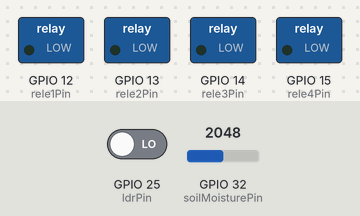
Simulated run of this sketch. Board: ESP32. On the bench: switched loads named in the sketch (green lamp = pin HIGH). The inputs (shaded band) are chosen by the test bench; at power-on: GPIO 25 (ldrPin) LOW, GPIO 32 (soilMoisturePin) = 2048. WiFi joins after 1.5 s; servers stay silent unless stated; uploads are accepted with an empty reply; the local clock reads 2024-03-15 10:24:30 at power-on unless the sketch sets it; what the sketch prints to the serial monitor is not drawn.

Above: at 2.8 s.
2.9 s: GPIO 25 (ldrPin) driven HIGH
7.1 s: GPIO 25 (ldrPin) driven LOW
At 7.1 s:
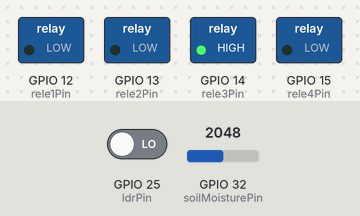
At 10.7 s:
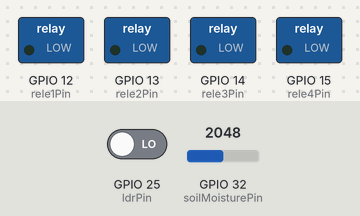
Timing chart, 0 to 12.2 s (numbered marks = the images above; inputs shaded):
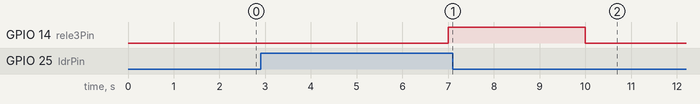

The sketch:

codigoesp.ino
```cpp
#include <Arduino.h>
#include <Wire.h>
#include <DHT12.h>
#include <WiFi.h>
#include <WiFiClientSecure.h>
#include <HTTPClient.h>
#include <cfloat>
#include <time.h>

// Filtro Média Móvel
class MovingAverageFilter {
public:
    MovingAverageFilter(int size = 10)
        : size(size), position(0), sum(0), full(false), lowerBandThreshold(-FLT_MAX), upperBandThreshold(FLT_MAX) {
        buffer = new float[size];
        for (int i = 0; i < size; i++) {
            buffer[i] = 0;
        }
    }

    ~MovingAverageFilter() {
        delete[] buffer;
    }

    float add(float value) {
        float currentAverage = (full) ? sum / size : sum / (position + 1);

        // Bandpass filter
        float difference = abs(value - currentAverage);
        if (difference < lowerBandThreshold || difference > upperBandThreshold) {
            value = currentAverage; // This could be set to another strategy if needed
        }

        if (full) {
            sum -= buffer[position];
        }

        sum += value;
        buffer[position] = value;

        position++;
        if (position >= size) {
            position = 0;
            full = true;
        }

        return currentAverage;
    }

    // Método adicionado para obter o valor médio atual
    float getAverage() const {
        return (full) ? sum / size : sum / (position + 1);
    }

    void setBandpassThresholds(float lowerThreshold, float upperThreshold) {
        lowerBandThreshold = lowerThreshold;
        upperBandThreshold = upperThreshold;
    }

    void disableBandpassFilter() {
        lowerBandThreshold = -FLT_MAX;
        upperBandThreshold = FLT_MAX;
    }

private:
    float* buffer;
    int size;
    int position;
    float sum;
    bool full;

    float lowerBandThreshold;
    float upperBandThreshold;
};


// Configuração de hora
const char* ntpServer = "pool.ntp.org";
const long  gmtOffset_sec = -10800;    // Offset em segundos para sua zona de tempo local
const int   daylightOffset_sec = 0; // Ajuste para horário de verão, se necessário
static String ultimaHoraAtual = "";
static time_t ultimoTempoObtido = 0;
static unsigned long ultimoObtidoMillis = 0;
const unsigned long INTERVALO_OBTENCAO_HORA = 3600000;  // 1 hora em milissegundos

// Replace with your network credentials
const char* ssid     = "Wavica";
const char* password = "wag859702";

// REPLACE with your Domain name and URL path or IP address with path
const char* serverName = "https://meteorotech.000webhostapp.com/esp-post-data.php";

// Keep this API Key value to be compatible with the PHP code provided in the project page.
// If you change the apiKeyValue value, the PHP file /post-esp-data.php also needs to have the same key
String apiKeyValue = "tPmAT5Ab3j7F9";


// Pinos dos relés
const int rele1Pin = 12; //pino para o Relé 1
const int rele2Pin = 13; //pino para o Relé 2
const int rele3Pin = 14; //pino para o Relé 3
const int rele4Pin = 15; //pino para o Relé 4

bool rele1Estado = LOW; // Estado inicial do Relé 1
bool rele2Estado = LOW; // Estado inicial do Relé 2
bool rele3Estado = LOW; // Estado inicial do Relé 3
bool rele4Estado = LOW; // Estado inicial do Relé 4
bool redeDisponivel = false;

// Pino de I2C para o sensor DHT12

#define SDA_PIN 21
#define SCL_PIN 22

//Temperatura Máxima e Mínima

#define TEMP_MAX 27
#define TEMP_MIN 23

// Instantiate Wire for generic use at 400kHz
TwoWire I2Cone = TwoWire(0);
// Instantiate Wire for generic use at 100kHz
TwoWire I2Ctwo = TwoWire(1);

// Pino do sensor LDR
const int ldrPin = 25;

// Pino conectado ao sensor de umidade do solo
const int soilMoisturePin = 32;

MovingAverageFilter FiltroTemp;
MovingAverageFilter FiltroUmid;
MovingAverageFilter FiltroLDR;
MovingAverageFilter FiltroUmidSolo;
DHT12 dht12(&I2Ctwo, SDA_PIN, SCL_PIN);
//Preferences preferences;

void setup() {
  I2Cone.begin(21,22,9600); // Testar com I2Ctwo
  Serial.begin(115200);
  // WIFI
  WiFi.begin(ssid, password);
  Serial.println("Conectando");
  // Hora
  setupNTP();

  // Inicializa os pinos dos relés como saídas
  pinMode(rele1Pin, OUTPUT);
  pinMode(rele2Pin, OUTPUT);
  pinMode(rele3Pin, OUTPUT);
  pinMode(rele4Pin, OUTPUT);

  // Inicializa o sensor DHT12
  dht12.begin();

  // Inicializa o pino do sensor LDR como entrada
  pinMode(ldrPin, INPUT);

  // Inicializar o pino do sensor de umidade do solo como entrada
  pinMode(soilMoisturePin, INPUT);

  //inicialização dos filtors de passa-faixa
  FiltroTemp.setBandpassThresholds(1.00,1.00);
  FiltroUmid.setBandpassThresholds(0.5,0.5);
}


void loop() {
  unsigned long currentMillis = millis();

  // loopDHT12: every 2 seconds
  static unsigned long lastDHT12Millis = 0;
  /*if (currentMillis - lastDHT12Millis >= 4000) {
    lastDHT12Millis = currentMillis;
    float temperatura = lerTemperatura();
    float mediaTemp = FiltroTemp.add(temperatura);
    int estadoRele1 = digitalRead(rele1Pin);
    int estadoRele2 = digitalRead(rele2Pin);
    float umidade = lerUmidade();
    float mediaUmid = FiltroUmid.add(umidade);

    // Check if any reads failed and exit early (to try again).
    if (isnan(temperatura) || isnan(umidade))
    {
    Serial.println("Failed to read from DHT12 sensor!");
    }

      // Controla o rele 1, Aquecedor
    if (mediaTemp < TEMP_MIN) {
      digitalWrite(rele1Pin, HIGH); // Liga o Relé 1
      Serial.println(" Rele Aquecedor: Ligado ");
      Serial.print("Temperatura: ");
      Serial.print(mediaTemp);
    } else {
      digitalWrite(rele1Pin, LOW); // Desliga o Relé 1
      Serial.println(" Rele Aquecedor: Desligado");
      Serial.print("Temperatura: ");
      Serial.print(mediaTemp);
    }

    // Exemplo: Ligar o Relé 2 se a umidade estiver abaixo de 40%
    if (mediaUmid < 40) {
      digitalWrite(rele2Pin, HIGH); // Liga o Relé 2
      Serial.println(" Rele Umidade: Ligado ");
      Serial.print("Umidade: ");
      Serial.print(mediaTemp);
    } else {
      digitalWrite(rele2Pin, LOW); // Desliga o Relé 2
      Serial.println(" Rele Umidade: Desligado ");
      Serial.print("Umidade: ");
      Serial.print(mediaTemp);
    }
  }*/

  // loopLuminosidade_USolo: every 1 seconds
  static unsigned long lastLuminosidade_USoloMillis = 0;
  if (currentMillis - lastLuminosidade_USoloMillis >= 1000) {
    lastLuminosidade_USoloMillis = currentMillis;
    // Le dados dos sensores (temperatura, umidade, luminosidade, estado dos relés)
    bool luminosidade = lerLuminosidade();
    int estadoRele3 = digitalRead(rele3Pin);
    int estadoRele4 = digitalRead(rele4Pin);
    float umidadeSolo = linearizacaoSolo(lerUmidadeSolo());

    float mediaLDR = FiltroLDR.add(luminosidade);
    float mediaUmidSolo = FiltroUmidSolo.add(umidadeSolo);

    // Exemplo: Ligar uma luz se a luminosidade for menor que um valor específico
    if (mediaLDR > 0.5) {
      // luminosidade é booleano
      digitalWrite(rele3Pin, HIGH); // Liga a luz
      Serial.println(" Rele Luz: Ligado");
    } else {
      digitalWrite(rele3Pin, LOW); // Desliga a luz
      Serial.println(" Rele Luz: Desligado");
    }

    // Exemplo: Ligar o Relé 4 se a temperatura estiver acima de TEMP_MAX
    if (mediaUmidSolo > 1800) {
      digitalWrite(rele4Pin, HIGH); // Liga o Relé 4
      Serial.println(" Rele Bomba: Ligado");
    } else {
      digitalWrite(rele4Pin, LOW); // Desliga o Relé 4
      Serial.println(" Rele Bomba: Desligado");
    }
  }

  // loopWIFI: every 4 seconds
  static unsigned long lastWIFIMillis = 0;
  if (currentMillis - lastWIFIMillis >= 4000) {
    lastWIFIMillis = currentMillis;
    float mediaTemp = FiltroTemp.getAverage();
    float mediaUmid = FiltroUmid.getAverage();
    float mediaUmidSolo = FiltroUmidSolo.getAverage();
    float mediaLDR = FiltroLDR.getAverage();
      //Check WiFi connection status
    if(WiFi.status()== WL_CONNECTED){
      WiFiClientSecure *client = new WiFiClientSecure;
      client->setInsecure(); //don't use SSL certificate
      HTTPClient https;

      // Your Domain name with URL path or IP address with path
      https.begin(*client, serverName);

      // Specify content-type header
      https.addHeader("Content-Type", "application/x-www-form-urlencoded");

      // Prepare your HTTP POST request data
    String httpRequestData = "api_key=" + apiKeyValue
                          + "&temperature=" + String(0)
                          + "&humidity=" + String(0)
                          + "&soilMoisture=" + String(mediaUmidSolo)
                          + "&luminosity=" + String(mediaLDR)
                          + "&date=" + obterDataAtual();
      Serial.print("httpRequestData: ");
      Serial.println(httpRequestData);

      // You can comment the httpRequestData variable above
      // then, use the httpRequestData variable below (for testing purposes without the BME280 sensor)
      //String httpRequestData = "api_key=tPmAT5Ab3j7F9&sensor=BME280&location=Office&value1=24.75&value2=49.54&value3=1005.14";

      // Send HTTP POST request
      int httpResponseCode = https.POST(httpRequestData);

      // If you need an HTTP request with a content type: text/plain
      //https.addHeader("Content-Type", "text/plain");
      //int httpResponseCode = https.POST("Hello, World!");

      // If you need an HTTP request with a content type: application/json, use the following:
      //https.addHeader("Content-Type", "application/json");
      //int httpResponseCode = https.POST("{\"value1\":\"19\",\"value2\":\"67\",\"value3\":\"78\"}");

      if (httpResponseCode>0) {
        Serial.print("HTTP Response code: ");
        Serial.println(httpResponseCode);
      }
      else {
        Serial.print("Error code: ");
        Serial.println(httpResponseCode);
      }
      // Free resources
      https.end();
    }
    else {
      Serial.println("WiFi Disconnected");
    }
  }
}

float lerTemperatura() {
  // Le a temperatura do DHT12
  float temperatura = dht12.readTemperature();
  return temperatura;
  }

float lerUmidade() {
  // Le a umidade do DHT12
  float umidade = dht12.readHumidity();
  return umidade;
  }

bool lerLuminosidade() {
  // Le a luminosidade do sensor LDR
  bool luminosidade = digitalRead(ldrPin);
  return luminosidade;
  }

float lerUmidadeSolo() {
  // Le a umidade do solo
  int umidadeSolo = analogRead(soilMoisturePin);
  return umidadeSolo;
}
float linearizacaoSolo(float value) {
    // Define the input range values
    const float input_min = 1000.0;
    const float input_max = 2700.0;

    // Define the output range values
    const float output_min = 0.0;
    const float output_max = 100.0;

    // Ensure the value is clamped to the input range
    if (value < input_min) value = input_min;
    if (value > input_max) value = input_max;

    // Linearly map the input value to the output range
    float output_value = output_min + ((float)(value - input_min) / (input_max - input_min)) * (output_max - output_min);

    return output_value;
}


void setupNTP() {
    configTime(gmtOffset_sec, daylightOffset_sec, ntpServer);
}

String obterDataAtual() {
    unsigned long currentMillis = millis();
    if (currentMillis - ultimoObtidoMillis >= INTERVALO_OBTENCAO_HORA || ultimoObtidoMillis == 0) {
        struct tm timeinfo;
        if (!getLocalTime(&timeinfo)) {
            return "Failed to obtain time";
        }
        ultimoTempoObtido = mktime(&timeinfo);
        ultimoObtidoMillis = currentMillis;
    } else {
        unsigned long offsetSec = (currentMillis - ultimoObtidoMillis) / 1000;
        ultimoTempoObtido += offsetSec;
        ultimoObtidoMillis += offsetSec * 1000;
    }

    struct tm timeinfo;
    localtime_r(&ultimoTempoObtido, &timeinfo);
    char buffer[26];
    strftime(buffer, sizeof(buffer), "%Y-%m-%d %H:%M:%S", &timeinfo);
    return String(buffer);
}
```

Measured:
- after the input at 2.9 s, GPIO 14 (rele3Pin): LOW → HIGH after 4.1 s
- after the input at 7.1 s, GPIO 14 (rele3Pin): HIGH → LOW after 2.9 s
